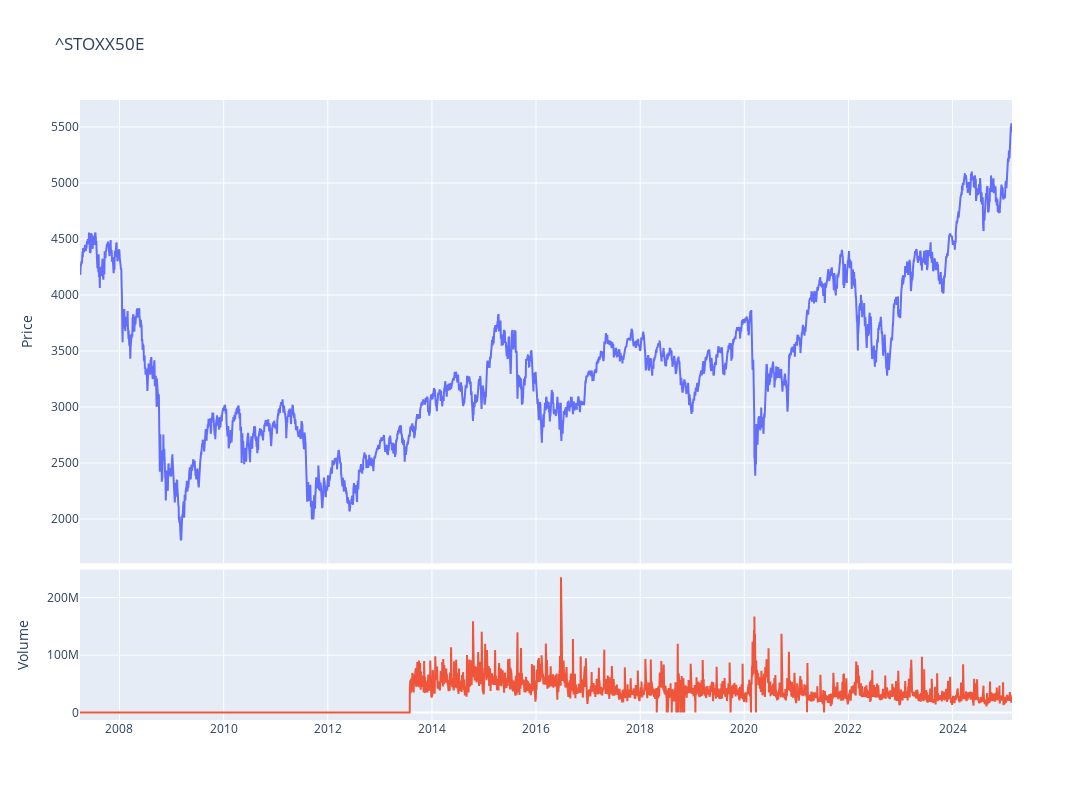

The cell this chart's notebook holds for it:
### Code cell
fig = make_subplots(rows=4, cols=1,shared_xaxes=True,vertical_spacing=0.01,specs=[[{'rowspan':3,'colspan':1}],[None],[None],[{'rowspan':1,'colspan':1}]])

# Graph (1,1)
fig.add_trace(go.Scatter(x=stock_ticker.index,y=stock_ticker['Close'],mode="lines",name=f"{ticker}"),row=1, col=1)
# Update xaxis properties
fig.update_yaxes(title_text="Price", row=1, col=1)

# Graph (4,1)
fig.add_trace(go.Scatter(x=stock_ticker.index,y=stock_ticker['Volume'],mode="lines",name='Volume'),row=4, col=1)
fig.update_yaxes(title_text="Volume", row=4, col=1)

fig.update_layout(height=800, width=1300,showlegend=False,title=f"{ticker}")

fig.show()

### Figure 1 — Plotly figure (JSON) as saved in the notebook; plotly's stock layout.template omitted (floating-point values rounded to 4 significant figures; data arrays with more than 128 entries replaced by an {"elided": "..."} marker saying what was removed)
{"data": [{"mode": "lines", "name": "^STOXX50E", "type": "scatter", "x": {"elided": "4488 str values"}, "xaxis": "x", "y": {"elided": "4488 float values"}, "yaxis": "y"}, {"mode": "lines", "name": "Volume", "type": "scatter", "x": {"elided": "4488 str values"}, "xaxis": "x2", "y": {"elided": "4488 int values"}, "yaxis": "y2"}], "layout": {"height": 800, "showlegend": false, "title": {"text": "^STOXX50E"}, "width": 1300, "xaxis": {"anchor": "y", "domain": [0, 1], "matches": "x2", "showticklabels": false}, "xaxis2": {"anchor": "y2", "domain": [0, 1]}, "yaxis": {"anchor": "x", "domain": [0.2525, 1], "title": {"text": "Price"}}, "yaxis2": {"anchor": "x2", "domain": [0, 0.2425], "title": {"text": "Volume"}}}}
